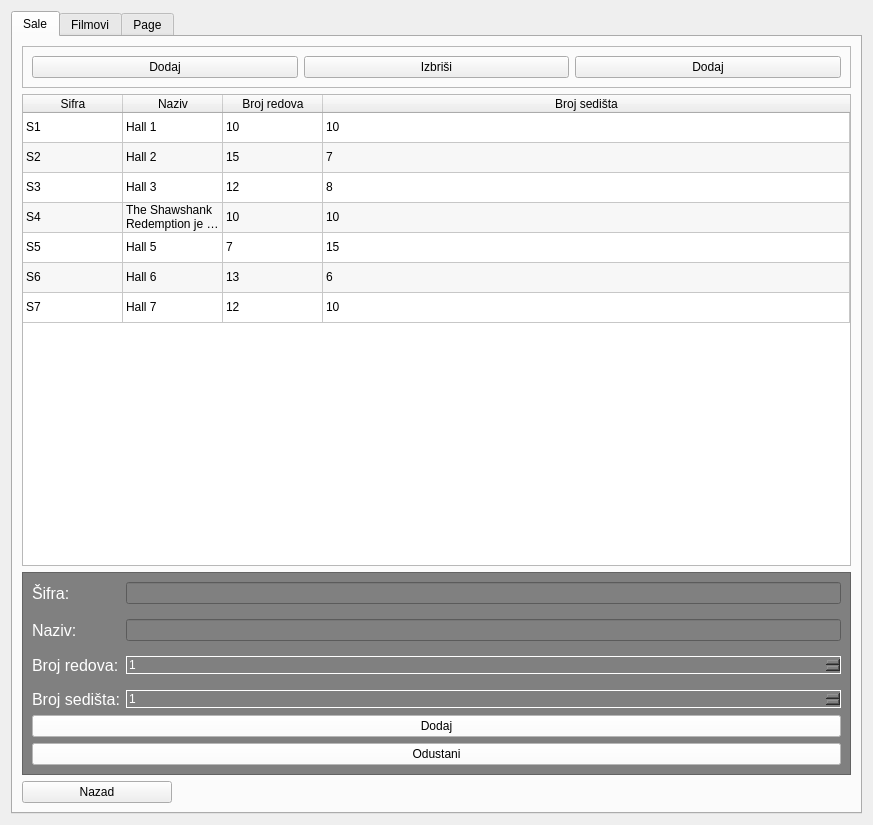
<?xml version="1.0" encoding="UTF-8"?>
<ui version="4.0">
 <class>Frame</class>
 <widget class="QFrame" name="Frame">
  <property name="geometry">
   <rect>
    <x>0</x>
    <y>0</y>
    <width>873</width>
    <height>825</height>
   </rect>
  </property>
  <property name="windowTitle">
   <string>Frame</string>
  </property>
  <layout class="QVBoxLayout" name="verticalLayout">
   <item>
    <widget class="QTabWidget" name="tabWidget">
     <property name="currentIndex">
      <number>0</number>
     </property>
     <widget class="QWidget" name="sale_tab">
      <attribute name="title">
       <string>Sale</string>
      </attribute>
      <layout class="QVBoxLayout" name="verticalLayout_2">
       <item>
        <widget class="QFrame" name="frame_2">
         <property name="frameShape">
          <enum>QFrame::StyledPanel</enum>
         </property>
         <property name="frameShadow">
          <enum>QFrame::Raised</enum>
         </property>
         <layout class="QHBoxLayout" name="horizontalLayout">
          <item>
           <widget class="QPushButton" name="pushButton_3">
            <property name="cursor">
             <cursorShape>PointingHandCursor</cursorShape>
            </property>
            <property name="text">
             <string>Dodaj</string>
            </property>
            <property name="icon">
             <iconset>
              <normaloff>../../../Assets/plus.png</normaloff>../../../Assets/plus.png</iconset>
            </property>
           </widget>
          </item>
          <item>
           <widget class="QPushButton" name="pushButton_4">
            <property name="cursor">
             <cursorShape>PointingHandCursor</cursorShape>
            </property>
            <property name="text">
             <string>Izbriši</string>
            </property>
            <property name="icon">
             <iconset>
              <normaloff>../../../Assets/trash.png</normaloff>../../../Assets/trash.png</iconset>
            </property>
            <property name="iconSize">
             <size>
              <width>15</width>
              <height>15</height>
             </size>
            </property>
           </widget>
          </item>
          <item>
           <widget class="QPushButton" name="pushButton_5">
            <property name="cursor">
             <cursorShape>PointingHandCursor</cursorShape>
            </property>
            <property name="text">
             <string>Dodaj</string>
            </property>
            <property name="icon">
             <iconset>
              <normaloff>../../../Assets/edit.png</normaloff>../../../Assets/edit.png</iconset>
            </property>
           </widget>
          </item>
         </layout>
        </widget>
       </item>
       <item>
        <widget class="QTableWidget" name="sale_table">
         <property name="enabled">
          <bool>true</bool>
         </property>
         <property name="styleSheet">
          <string notr="true">padding: 0</string>
         </property>
         <property name="sizeAdjustPolicy">
          <enum>QAbstractScrollArea::AdjustToContents</enum>
         </property>
         <property name="editTriggers">
          <set>QAbstractItemView::NoEditTriggers</set>
         </property>
         <property name="alternatingRowColors">
          <bool>true</bool>
         </property>
         <property name="selectionMode">
          <enum>QAbstractItemView::SingleSelection</enum>
         </property>
         <property name="selectionBehavior">
          <enum>QAbstractItemView::SelectRows</enum>
         </property>
         <property name="cornerButtonEnabled">
          <bool>true</bool>
         </property>
         <attribute name="horizontalHeaderVisible">
          <bool>true</bool>
         </attribute>
         <attribute name="horizontalHeaderCascadingSectionResizes">
          <bool>true</bool>
         </attribute>
         <attribute name="horizontalHeaderShowSortIndicator" stdset="0">
          <bool>false</bool>
         </attribute>
         <attribute name="horizontalHeaderStretchLastSection">
          <bool>true</bool>
         </attribute>
         <attribute name="verticalHeaderVisible">
          <bool>false</bool>
         </attribute>
         <row>
          <property name="text">
           <string>1</string>
          </property>
         </row>
         <row>
          <property name="text">
           <string>2</string>
          </property>
         </row>
         <row>
          <property name="text">
           <string>3</string>
          </property>
         </row>
         <row>
          <property name="text">
           <string>4</string>
          </property>
         </row>
         <row>
          <property name="text">
           <string>5</string>
          </property>
         </row>
         <row>
          <property name="text">
           <string>6</string>
          </property>
         </row>
         <row>
          <property name="text">
           <string>7</string>
          </property>
         </row>
         <column>
          <property name="text">
           <string>Sifra</string>
          </property>
         </column>
         <column>
          <property name="text">
           <string>Naziv</string>
          </property>
         </column>
         <column>
          <property name="text">
           <string>Broj redova</string>
          </property>
         </column>
         <column>
          <property name="text">
           <string>Broj sedišta</string>
          </property>
         </column>
         <item row="0" column="0">
          <property name="text">
           <string>S1</string>
          </property>
         </item>
         <item row="0" column="1">
          <property name="text">
           <string>Hall 1</string>
          </property>
         </item>
         <item row="0" column="2">
          <property name="text">
           <string>10</string>
          </property>
         </item>
         <item row="0" column="3">
          <property name="text">
           <string>10</string>
          </property>
         </item>
         <item row="1" column="0">
          <property name="text">
           <string>S2</string>
          </property>
         </item>
         <item row="1" column="1">
          <property name="text">
           <string>Hall 2</string>
          </property>
         </item>
         <item row="1" column="2">
          <property name="text">
           <string>15</string>
          </property>
         </item>
         <item row="1" column="3">
          <property name="text">
           <string>7</string>
          </property>
         </item>
         <item row="2" column="0">
          <property name="text">
           <string>S3</string>
          </property>
         </item>
         <item row="2" column="1">
          <property name="text">
           <string>Hall 3</string>
          </property>
         </item>
         <item row="2" column="2">
          <property name="text">
           <string>12</string>
          </property>
         </item>
         <item row="2" column="3">
          <property name="text">
           <string>8</string>
          </property>
         </item>
         <item row="3" column="0">
          <property name="text">
           <string>S4</string>
          </property>
         </item>
         <item row="3" column="1">
          <property name="text">
           <string>The Shawshank Redemption je prica o mladom coveku Andiju (Tim Robbins) bankaru kojem je smesteno ubistvo njegove zene i njenog ljubavnika. U zatvoru upoznaje Reda (Morgan Freeman) koji mu postaje prijatelj sa kojim provodi mnogo godina u zatvoru. Film prati njihove zivote iz oba ugla, iako naraciju u filmu radi Red, o zivotu Endija od trenutka kada je dosao u zatvor.</string>
          </property>
         </item>
         <item row="3" column="2">
          <property name="text">
           <string>10</string>
          </property>
         </item>
         <item row="3" column="3">
          <property name="text">
           <string>10</string>
          </property>
         </item>
         <item row="4" column="0">
          <property name="text">
           <string>S5</string>
          </property>
         </item>
         <item row="4" column="1">
          <property name="text">
           <string>Hall 5</string>
          </property>
         </item>
         <item row="4" column="2">
          <property name="text">
           <string>7</string>
          </property>
         </item>
         <item row="4" column="3">
          <property name="text">
           <string>15</string>
          </property>
         </item>
         <item row="5" column="0">
          <property name="text">
           <string>S6</string>
          </property>
         </item>
         <item row="5" column="1">
          <property name="text">
           <string>Hall 6</string>
          </property>
         </item>
         <item row="5" column="2">
          <property name="text">
           <string>13</string>
          </property>
         </item>
         <item row="5" column="3">
          <property name="text">
           <string>6</string>
          </property>
         </item>
         <item row="6" column="0">
          <property name="text">
           <string>S7</string>
          </property>
         </item>
         <item row="6" column="1">
          <property name="text">
           <string>Hall 7</string>
          </property>
         </item>
         <item row="6" column="2">
          <property name="text">
           <string>12</string>
          </property>
         </item>
         <item row="6" column="3">
          <property name="text">
           <string>10</string>
          </property>
         </item>
        </widget>
       </item>
       <item>
        <widget class="QFrame" name="frame">
         <property name="styleSheet">
          <string notr="true">background-color: gray</string>
         </property>
         <property name="frameShape">
          <enum>QFrame::StyledPanel</enum>
         </property>
         <property name="frameShadow">
          <enum>QFrame::Raised</enum>
         </property>
         <layout class="QVBoxLayout" name="verticalLayout_3">
          <item>
           <layout class="QFormLayout" name="formLayout">
            <property name="verticalSpacing">
             <number>15</number>
            </property>
            <item row="0" column="0">
             <widget class="QLabel" name="label">
              <property name="font">
               <font>
                <pointsize>12</pointsize>
               </font>
              </property>
              <property name="styleSheet">
               <string notr="true">color: white</string>
              </property>
              <property name="text">
               <string>Šifra:</string>
              </property>
             </widget>
            </item>
            <item row="0" column="1">
             <widget class="QLineEdit" name="lineEdit">
              <property name="styleSheet">
               <string notr="true">color: white</string>
              </property>
             </widget>
            </item>
            <item row="1" column="0">
             <widget class="QLabel" name="label_2">
              <property name="font">
               <font>
                <pointsize>12</pointsize>
               </font>
              </property>
              <property name="styleSheet">
               <string notr="true">color: white</string>
              </property>
              <property name="text">
               <string>Naziv:</string>
              </property>
             </widget>
            </item>
            <item row="1" column="1">
             <widget class="QLineEdit" name="lineEdit_2">
              <property name="styleSheet">
               <string notr="true">color: white</string>
              </property>
             </widget>
            </item>
            <item row="2" column="0">
             <widget class="QLabel" name="label_3">
              <property name="font">
               <font>
                <pointsize>12</pointsize>
               </font>
              </property>
              <property name="styleSheet">
               <string notr="true">color: white</string>
              </property>
              <property name="text">
               <string>Broj redova:</string>
              </property>
             </widget>
            </item>
            <item row="2" column="1">
             <widget class="QSpinBox" name="spinBox">
              <property name="styleSheet">
               <string notr="true">color: white; border: 1px solid white;</string>
              </property>
              <property name="minimum">
               <number>1</number>
              </property>
             </widget>
            </item>
            <item row="3" column="0">
             <widget class="QLabel" name="label_4">
              <property name="font">
               <font>
                <pointsize>12</pointsize>
               </font>
              </property>
              <property name="toolTip">
               <string>Broj sedišta u svakom redu</string>
              </property>
              <property name="styleSheet">
               <string notr="true">color: white</string>
              </property>
              <property name="text">
               <string>Broj sedišta:</string>
              </property>
             </widget>
            </item>
            <item row="3" column="1">
             <widget class="QSpinBox" name="spinBox_2">
              <property name="styleSheet">
               <string notr="true">color: white; border: 1px solid white;</string>
              </property>
              <property name="minimum">
               <number>1</number>
              </property>
             </widget>
            </item>
           </layout>
          </item>
          <item>
           <widget class="QPushButton" name="pushButton">
            <property name="styleSheet">
             <string notr="true">background-color: white;</string>
            </property>
            <property name="text">
             <string>Dodaj</string>
            </property>
           </widget>
          </item>
          <item>
           <widget class="QPushButton" name="pushButton_2">
            <property name="styleSheet">
             <string notr="true">background-color: white;</string>
            </property>
            <property name="text">
             <string>Odustani</string>
            </property>
           </widget>
          </item>
         </layout>
        </widget>
       </item>
       <item>
        <widget class="QPushButton" name="pushButton_6">
         <property name="maximumSize">
          <size>
           <width>150</width>
           <height>16777215</height>
          </size>
         </property>
         <property name="text">
          <string>Nazad</string>
         </property>
        </widget>
       </item>
      </layout>
     </widget>
     <widget class="QWidget" name="filmovi_tab">
      <attribute name="title">
       <string>Filmovi</string>
      </attribute>
     </widget>
     <widget class="QWidget" name="tab">
      <attribute name="title">
       <string>Page</string>
      </attribute>
     </widget>
    </widget>
   </item>
  </layout>
 </widget>
 <resources/>
 <connections/>
</ui>
